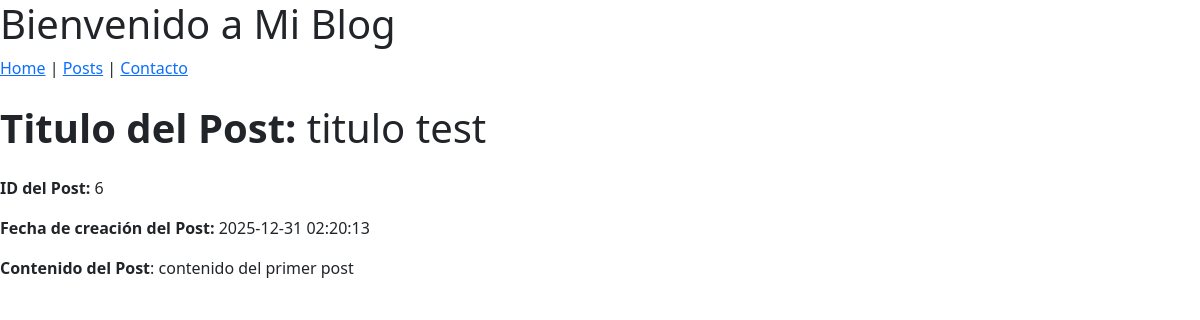
/post/6, run on an earlier commit of the app's database.
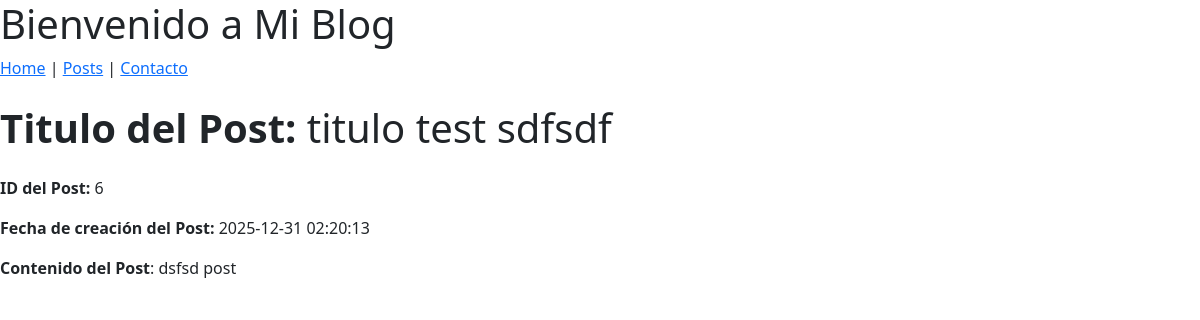
And on a later commit of the database.
### tables this page shows
CREATE TABLE posts (
    id INTEGER PRIMARY KEY AUTOINCREMENT,
    created TIMESTAMP NOT NULL DEFAULT CURRENT_TIMESTAMP,
    title TEXT NOT NULL,
    content TEXT NOT NULL
);

### app.py (the view)
@app.route('/post/<int:post_id>', methods=['GET'])
def get_one_post(post_id):
    conn = get_db_connection()
    post_data = conn.execute('SELECT * FROM posts WHERE id = ?', (post_id,)).fetchone()
    conn.close()
    if post_data is None:
        abort(404)
    return render_template('post/post.html', post=post_data)

### app.py (called while the page is built)
def get_db_connection():
    conn = sqlite3.connect('database.db')
    conn.row_factory = sqlite3.Row
    return conn

### templates/post/post.html (shortened to what this page needs)
{% extends 'base.html' %}
{% block content %}
<h1 class="my-4"><strong>Titulo del Post:</strong> {{ post['title'] }}</h1>
<p><strong>ID del Post:</strong> {{ post['id'] }}</p>
<p><strong>Fecha de creación del Post:</strong> {{ post['created'] }}</p>
<p class="mb-4"><strong>Contenido del Post</strong>: {{ post['content'] }}</p>
{% endblock %}

What changed in the data, as far as the page shows it:
changed posts id 6: title "titulo test" → "titulo test sdfsdf"; content "contenido del primer post" → "dsfsd post"
